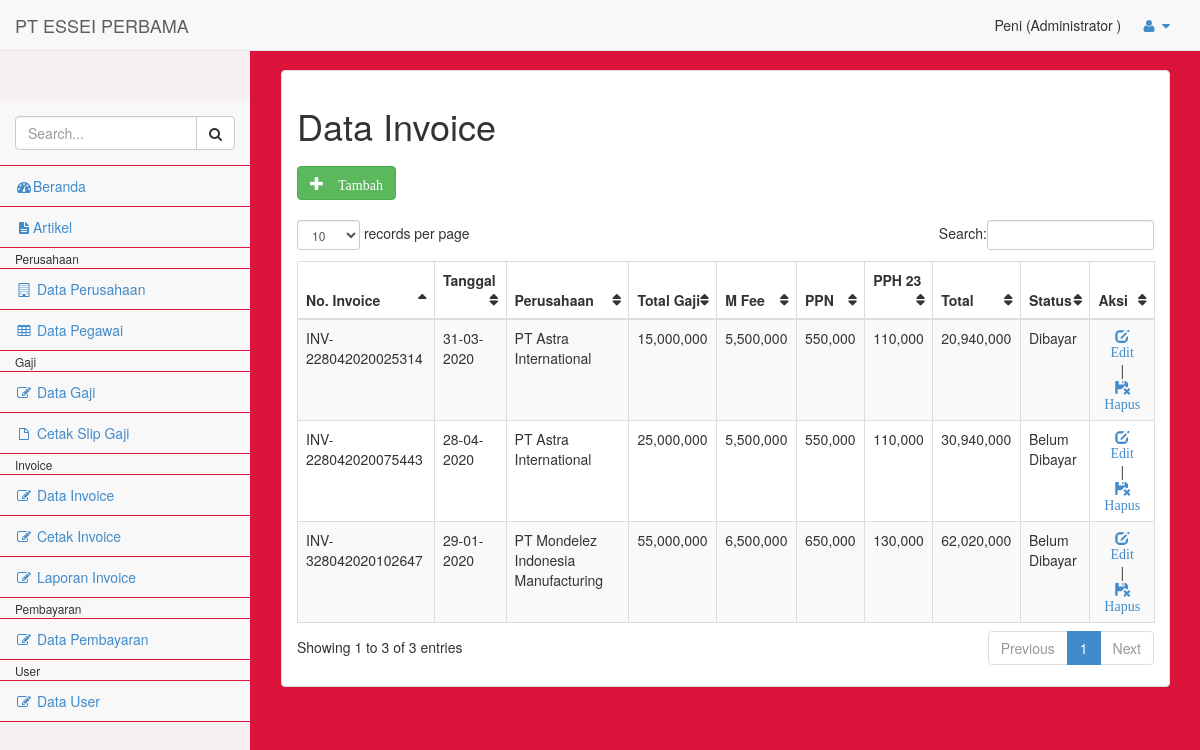
/pages/index.php?p=invoice (signed in), run on an earlier commit of the app's database.
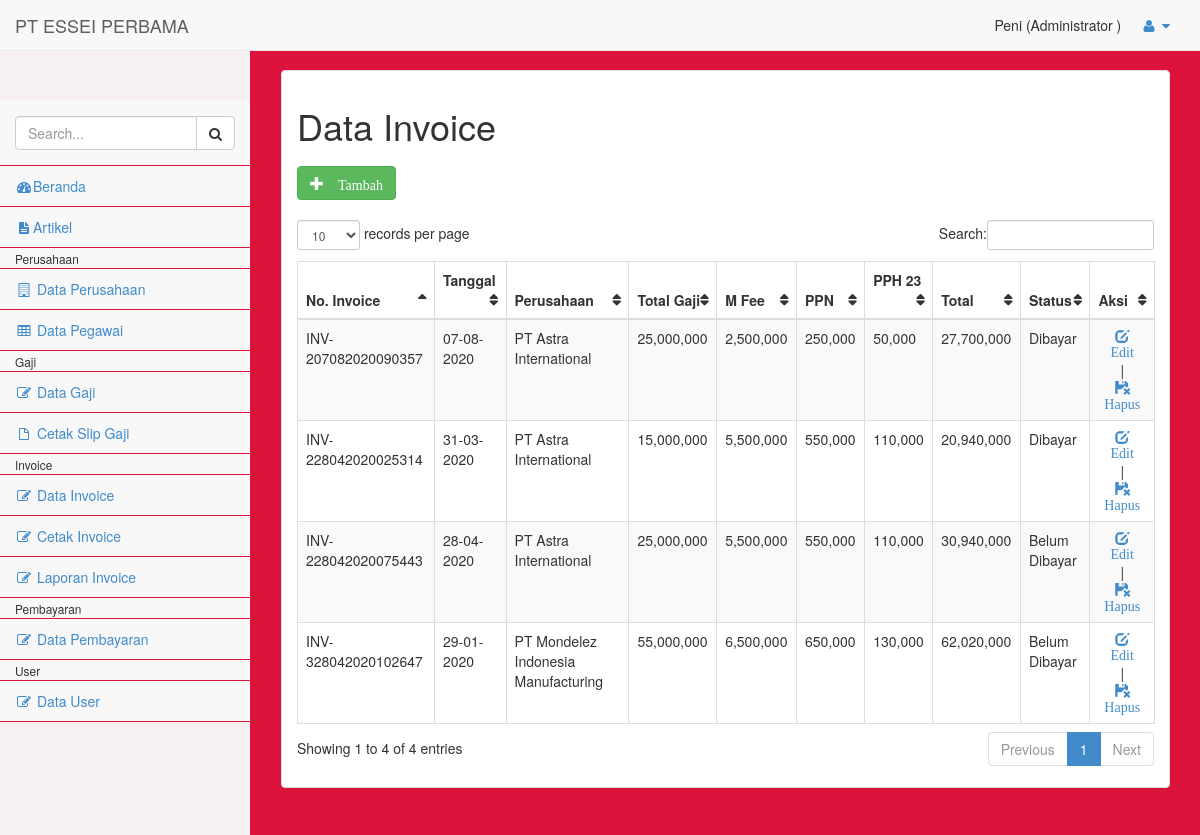
And on a later commit of the database.
### tables this page shows
CREATE TABLE `invoice` (
  `id_invoice` int(11) NOT NULL,
  `tgl_invoice` date NOT NULL,
  `nomor` varchar(25) NOT NULL,
  `total_gaji` double NOT NULL,
  `mfee` double NOT NULL,
  `bayar` double NOT NULL,
  `tgl_bayar` date NOT NULL,
  `id_perusahaan` int(11) NOT NULL
);

CREATE TABLE `perusahaan` (
  `id_perusahaan` int(11) NOT NULL,
  `nama` varchar(200) NOT NULL,
  `alamat` text NOT NULL
);

### pages/invoice/invoice.php (the view, shortened to what this page needs)
<?php
if($_SESSION['level']!="keu" && $_SESSION['level']!="super"){
  echo "<script>location='index.php'</script>";
}else{
  include_once '_part/koneksi.php';
  $p = $_GET['p'];
  $page = isset($_GET['page']) ? $_GET['page'] : 'list';
  switch ($page) {
  case 'list':
  if($p=="invoice"){
    $judul = "Data Invoice";
  }elseif($p=="cetak_invoice"){
    $judul = "Cetak Invoice";
  }elseif($p=="pembayaran"){
    $judul = "Data pembayaran";
  }
  ?>
  <h1><?= $judul ?></h1>
  <div class="row" style="margin: 20px auto;">
    <?php if($p=="invoice"){ ?>
    <a href="index.php?p=invoice&page=entri" class="btn btn-success"><span class="glyphicon glyphicon-plus"> Tambah</span></a>
    <?php } ?>
  </div>
  <table id="example" class="table table-striped table-bordered">
    <thead>
      <tr>
        <th>No. Invoice</th>
        <th>Tanggal</th>
        <th>Perusahaan</th>
        <?php if($p=="invoice"){ ?>
        <th>Total Gaji</th>
        <th>M Fee</th>
        <th>PPN</th>
        <th>PPH 23</th>
        <?php } ?>
        <th>Total</th>
        <th>Status</th>
        <th>Aksi</th>
      </tr>
    </thead>
    <tbody>
  	<?php
  		$sql = "SELECT a.*, b.nama nama_perusahaan FROM invoice a JOIN perusahaan b ON a.id_perusahaan=b.id_perusahaan";
      $row = $koneksi->prepare($sql);
      $row->execute();
      $hasil = $row->fetchAll(PDO::FETCH_OBJ);
  		foreach($hasil as $isi){
  	?>
      <tr>
        <td><?= $isi->nomor;?></td>
        <td><span style='display: none;'><?= date('Ymd', strtotime($isi->tgl_invoice)) ?></span><?= date("d-m-Y", strtotime($isi->tgl_invoice));?></td>
        <td><?= $isi->nama_perusahaan;?></td>
        <?php if($p=="invoice"){ ?>
        <td><?= number_format($isi->total_gaji);?></td>
        <td><?= number_format($isi->mfee);?></td>
        <td><?= number_format($isi->mfee * 10 / 100);?></td>
        <td><?= number_format($isi->mfee * 2 /100);?></td>
        <?php } ?>
        <td><?= number_format(($isi->total_gaji + $isi->mfee + ($isi->mfee*10/100)) - ($isi->mfee*2/100));?></td>
        <td><?= $isi->bayar>0? "Dibayar": "Belum Dibayar"; ?></td>
        <td align="center">
          <?php if($p=="invoice"){ ?>
          <a href="index.php?p=invoice&page=edit&id=<?= $isi->id_invoice ?>"><i class="glyphicon glyphicon-edit"> Edit</i></a>
          &nbsp;&nbsp;|&nbsp;&nbsp;
          <a href="invoice/aksi_invoice.php?id=<?= $isi->id_invoice ?>" onclick="return confirm('Yakin Hapus ?')"><i class="glyphicon glyphicon-floppy-remove"> Hapus</i></a>
          <?php }elseif($p=="pembayaran"){ ?>
          <a href="index.php?p=pembayaran&page=edit&id=<?= $isi->id_invoice ?>"><i class="glyphicon glyphicon-pencil"> Bayar</i></a>
          <?php }elseif($p=="cetak_invoice"){ ?>
          <a href="invoice/cetak_invoice.php?id=<?= $isi->id_invoice ?>" target="_blank"><i class="glyphicon glyphicon-file"> Cetak</i></a>
          <?php } ?>
        </td>
      </tr>
  	<?php } ?>
    </tbody>
  </table>
  <?php
  break;
  ?>
  <?php
  }
  ?>
<?php } ?>

### pages/index.php (shortened to what this page needs)
<?php
include '_part/header.php';
include '_part/menu.php';
?>
<div id="page-wrapper">
    <br />
    <div class="row">
        <div class="col-lg-12">
            <div class="panel panel-default">
                <div class="panel-body">
                    <?php include '_part/main.php'; ?>
                </div>
            </div>
        </div>
    </div>
</div>
<?php include '_part/footer.php'; ?>

What changed in the data, as far as the page shows it:
added invoice: nomor "INV-207082020090357", tgl_invoice "07-08-2020", id_perusahaan.nama "PT Astra International", total_gaji "25,000,000", mfee "2,500,000", $isi->mfee*10/100 "250,000", $isi->mfee*2/100 "50,000", ($isi->total_gaji + $isi->mfee + ($isi->mfee*10/100)) - ($isi->mfee*2/100) "27,700,000", bayar "Dibayar"
Also different on the page:
text written by a page script: "records per page Search: Showing 1 to 3 of 3 entries Previous 1 Next" → "records per page Search: Showing 1 to 4 of 4 entries Previous 1 Next"
